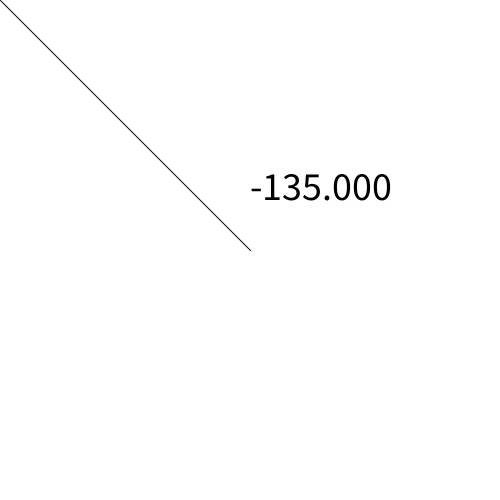
Frame 1 (no input)
Frame 60 (the mouse pressed at the canvas centre just before this capture): identical to frame 1, image omitted
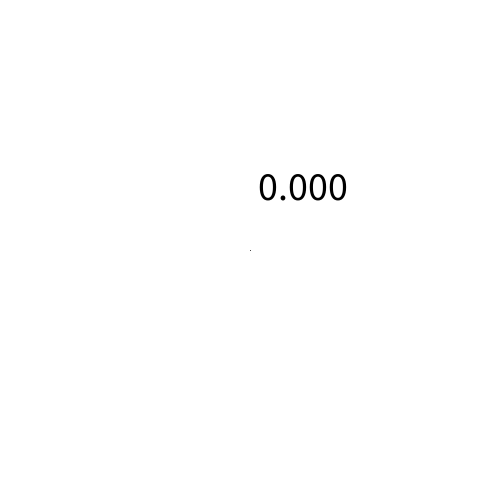
Frame 120 (the mouse held since frame 60 and released just before this capture)

The Processing sketch that drew these frames (run headless with seeded random() and noise(); from frame 60 on, the mouse is pressed at the canvas centre):

// Processing sketch: ch7_GetAngle
// ── ch7_GetAngle.pde
void setup() {
  size(500, 500);
}

void draw() {
  background(255);

  PVector mouse = new PVector(mouseX, mouseY);
  PVector center = new PVector(width/2, height/2);

  stroke(0);
  line(center.x, center.y, mouse.x, mouse.y);

  PVector diff = PVector.sub(mouse, center);
  float angle = atan2(diff.x, diff.y);
  //float angle = atan(diff.x/diff.y);
  //float angle = diff.heading2D();

  fill(0);
  textSize(40);
  text(degrees(angle), width/2, 200);
}
